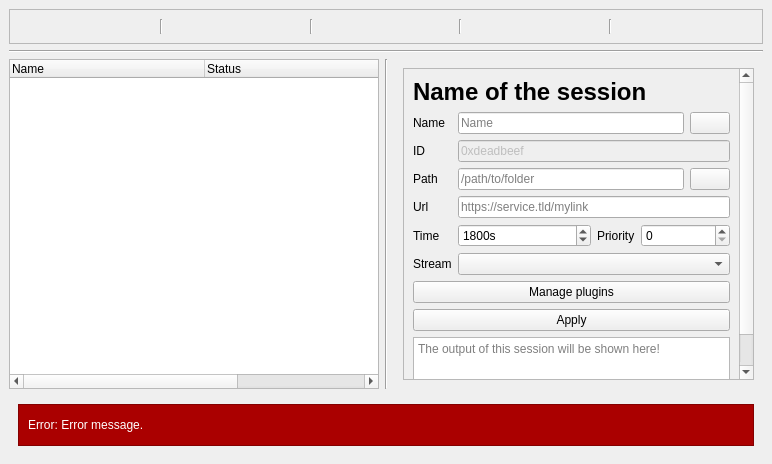
<?xml version="1.0" encoding="UTF-8"?>
<ui version="4.0">
 <class>MainWindow</class>
 <widget class="QMainWindow" name="MainWindow">
  <property name="geometry">
   <rect>
    <x>0</x>
    <y>0</y>
    <width>772</width>
    <height>464</height>
   </rect>
  </property>
  <property name="windowTitle">
   <string>CloudBird</string>
  </property>
  <widget class="QWidget" name="Main">
   <layout class="QGridLayout" name="gridLayout">
    <item row="0" column="0">
     <layout class="QHBoxLayout" name="Header">
      <item>
       <widget class="QFrame" name="frame">
        <property name="maximumSize">
         <size>
          <width>16777215</width>
          <height>35</height>
         </size>
        </property>
        <property name="frameShape">
         <enum>QFrame::StyledPanel</enum>
        </property>
        <property name="frameShadow">
         <enum>QFrame::Raised</enum>
        </property>
        <layout class="QHBoxLayout" name="horizontalLayout_3">
         <item>
          <widget class="QPushButton" name="Add">
           <property name="font">
            <font>
             <pointsize>10</pointsize>
             <weight>75</weight>
             <bold>true</bold>
            </font>
           </property>
           <property name="text">
            <string/>
           </property>
           <property name="icon">
            <iconset resource="resources.qrc">
             <normaloff>:/icons/list-add.svg</normaloff>:/icons/list-add.svg</iconset>
           </property>
           <property name="iconSize">
            <size>
             <width>16</width>
             <height>16</height>
            </size>
           </property>
           <property name="shortcut">
            <string>Ctrl+D</string>
           </property>
           <property name="checkable">
            <bool>false</bool>
           </property>
           <property name="autoExclusive">
            <bool>false</bool>
           </property>
           <property name="autoDefault">
            <bool>false</bool>
           </property>
           <property name="default">
            <bool>false</bool>
           </property>
           <property name="flat">
            <bool>true</bool>
           </property>
          </widget>
         </item>
         <item>
          <widget class="Line" name="line_3">
           <property name="orientation">
            <enum>Qt::Vertical</enum>
           </property>
          </widget>
         </item>
         <item>
          <widget class="QPushButton" name="Remove">
           <property name="text">
            <string/>
           </property>
           <property name="icon">
            <iconset resource="resources.qrc">
             <normaloff>:/icons/list-remove.svg</normaloff>:/icons/list-remove.svg</iconset>
           </property>
           <property name="shortcut">
            <string/>
           </property>
           <property name="checkable">
            <bool>false</bool>
           </property>
           <property name="autoDefault">
            <bool>false</bool>
           </property>
           <property name="default">
            <bool>false</bool>
           </property>
           <property name="flat">
            <bool>true</bool>
           </property>
          </widget>
         </item>
         <item>
          <widget class="Line" name="line_4">
           <property name="orientation">
            <enum>Qt::Vertical</enum>
           </property>
          </widget>
         </item>
         <item>
          <widget class="QPushButton" name="Save">
           <property name="tabletTracking">
            <bool>false</bool>
           </property>
           <property name="autoFillBackground">
            <bool>false</bool>
           </property>
           <property name="text">
            <string/>
           </property>
           <property name="icon">
            <iconset resource="resources.qrc">
             <normaloff>:/icons/document-save-as.svg</normaloff>:/icons/document-save-as.svg</iconset>
           </property>
           <property name="shortcut">
            <string>Ctrl+S</string>
           </property>
           <property name="checkable">
            <bool>false</bool>
           </property>
           <property name="autoDefault">
            <bool>false</bool>
           </property>
           <property name="default">
            <bool>false</bool>
           </property>
           <property name="flat">
            <bool>true</bool>
           </property>
          </widget>
         </item>
         <item>
          <widget class="Line" name="line_5">
           <property name="orientation">
            <enum>Qt::Vertical</enum>
           </property>
          </widget>
         </item>
         <item>
          <widget class="QPushButton" name="Open">
           <property name="text">
            <string/>
           </property>
           <property name="icon">
            <iconset resource="resources.qrc">
             <normaloff>:/icons/document-open.svg</normaloff>:/icons/document-open.svg</iconset>
           </property>
           <property name="shortcut">
            <string>Ctrl+O</string>
           </property>
           <property name="checkable">
            <bool>false</bool>
           </property>
           <property name="autoDefault">
            <bool>false</bool>
           </property>
           <property name="default">
            <bool>false</bool>
           </property>
           <property name="flat">
            <bool>true</bool>
           </property>
          </widget>
         </item>
         <item>
          <widget class="Line" name="line_6">
           <property name="orientation">
            <enum>Qt::Vertical</enum>
           </property>
          </widget>
         </item>
         <item>
          <widget class="QPushButton" name="Help">
           <property name="font">
            <font>
             <pointsize>14</pointsize>
             <weight>75</weight>
             <bold>true</bold>
            </font>
           </property>
           <property name="text">
            <string/>
           </property>
           <property name="icon">
            <iconset resource="resources.qrc">
             <normaloff>:/icons/help.svg</normaloff>:/icons/help.svg</iconset>
           </property>
           <property name="shortcut">
            <string>F1</string>
           </property>
           <property name="flat">
            <bool>true</bool>
           </property>
          </widget>
         </item>
        </layout>
       </widget>
      </item>
     </layout>
    </item>
    <item row="3" column="0">
     <widget class="QWidget" name="ErrorZone" native="true">
      <layout class="QHBoxLayout" name="horizontalLayout">
       <item>
        <widget class="QFrame" name="ErrorFrame">
         <property name="styleSheet">
          <string notr="true">background-color: rgb(170, 0, 0);
color: rgb(255,  255, 255);
</string>
         </property>
         <property name="frameShape">
          <enum>QFrame::StyledPanel</enum>
         </property>
         <property name="frameShadow">
          <enum>QFrame::Raised</enum>
         </property>
         <layout class="QGridLayout" name="gridLayout_3">
          <item row="0" column="1">
           <widget class="QPushButton" name="CloseError">
            <property name="sizePolicy">
             <sizepolicy hsizetype="Maximum" vsizetype="Maximum">
              <horstretch>0</horstretch>
              <verstretch>0</verstretch>
             </sizepolicy>
            </property>
            <property name="text">
             <string/>
            </property>
            <property name="icon">
             <iconset resource="resources.qrc">
              <normaloff>:/icons/red-close.svg</normaloff>:/icons/red-close.svg</iconset>
            </property>
            <property name="iconSize">
             <size>
              <width>25</width>
              <height>25</height>
             </size>
            </property>
            <property name="shortcut">
             <string>Alt+Backspace</string>
            </property>
            <property name="default">
             <bool>false</bool>
            </property>
            <property name="flat">
             <bool>true</bool>
            </property>
           </widget>
          </item>
          <item row="0" column="0">
           <widget class="QLabel" name="ErrorMessage">
            <property name="text">
             <string>Error: Error message.</string>
            </property>
           </widget>
          </item>
         </layout>
        </widget>
       </item>
      </layout>
     </widget>
    </item>
    <item row="2" column="0">
     <layout class="QHBoxLayout" name="horizontalLayout_2">
      <item>
       <widget class="QTreeWidget" name="Sessions">
        <property name="autoScroll">
         <bool>true</bool>
        </property>
        <property name="textElideMode">
         <enum>Qt::ElideLeft</enum>
        </property>
        <property name="verticalScrollMode">
         <enum>QAbstractItemView::ScrollPerItem</enum>
        </property>
        <property name="indentation">
         <number>0</number>
        </property>
        <property name="uniformRowHeights">
         <bool>false</bool>
        </property>
        <property name="itemsExpandable">
         <bool>true</bool>
        </property>
        <property name="allColumnsShowFocus">
         <bool>false</bool>
        </property>
        <property name="wordWrap">
         <bool>false</bool>
        </property>
        <property name="headerHidden">
         <bool>false</bool>
        </property>
        <property name="expandsOnDoubleClick">
         <bool>true</bool>
        </property>
        <attribute name="headerVisible">
         <bool>true</bool>
        </attribute>
        <attribute name="headerDefaultSectionSize">
         <number>195</number>
        </attribute>
        <attribute name="headerHighlightSections">
         <bool>true</bool>
        </attribute>
        <column>
         <property name="text">
          <string>Name</string>
         </property>
        </column>
        <column>
         <property name="text">
          <string>Status</string>
         </property>
         <property name="textAlignment">
          <set>AlignLeading|AlignVCenter</set>
         </property>
        </column>
        <column>
         <property name="text">
          <string>ID</string>
         </property>
        </column>
       </widget>
      </item>
      <item>
       <widget class="Line" name="CenterLine">
        <property name="orientation">
         <enum>Qt::Vertical</enum>
        </property>
       </widget>
      </item>
      <item>
       <widget class="QWidget" name="SessionW" native="true">
        <layout class="QVBoxLayout" name="Session">
         <item>
          <widget class="QScrollArea" name="scrollArea">
           <property name="widgetResizable">
            <bool>true</bool>
           </property>
           <widget class="QWidget" name="scrollAreaWidgetContents">
            <property name="geometry">
             <rect>
              <x>0</x>
              <y>0</y>
              <width>335</width>
              <height>465</height>
             </rect>
            </property>
            <layout class="QGridLayout" name="gridLayout_2">
             <item row="2" column="0">
              <layout class="QFormLayout" name="formLayout">
               <item row="0" column="0">
                <widget class="QLabel" name="lName">
                 <property name="text">
                  <string>Name </string>
                 </property>
                </widget>
               </item>
               <item row="1" column="0">
                <widget class="QLabel" name="lID">
                 <property name="text">
                  <string>ID</string>
                 </property>
                </widget>
               </item>
               <item row="1" column="1">
                <widget class="QLineEdit" name="ID">
                 <property name="enabled">
                  <bool>false</bool>
                 </property>
                 <property name="text">
                  <string>0xdeadbeef</string>
                 </property>
                 <property name="frame">
                  <bool>true</bool>
                 </property>
                 <property name="readOnly">
                  <bool>true</bool>
                 </property>
                </widget>
               </item>
               <item row="2" column="0">
                <widget class="QLabel" name="lPath">
                 <property name="text">
                  <string>Path</string>
                 </property>
                </widget>
               </item>
               <item row="2" column="1">
                <layout class="QHBoxLayout" name="horizontalLayout_5">
                 <item>
                  <widget class="QLineEdit" name="Path">
                   <property name="placeholderText">
                    <string>/path/to/folder</string>
                   </property>
                  </widget>
                 </item>
                 <item>
                  <widget class="QPushButton" name="GetPath">
                   <property name="text">
                    <string/>
                   </property>
                   <property name="icon">
                    <iconset resource="resources.qrc">
                     <normaloff>:/icons/folder.svg</normaloff>:/icons/folder.svg</iconset>
                   </property>
                  </widget>
                 </item>
                </layout>
               </item>
               <item row="3" column="0">
                <widget class="QLabel" name="lUrl">
                 <property name="text">
                  <string>Url</string>
                 </property>
                </widget>
               </item>
               <item row="3" column="1">
                <widget class="QLineEdit" name="Url">
                 <property name="placeholderText">
                  <string>https://service.tld/mylink</string>
                 </property>
                </widget>
               </item>
               <item row="4" column="0">
                <widget class="QLabel" name="lTime">
                 <property name="text">
                  <string>Time</string>
                 </property>
                </widget>
               </item>
               <item row="4" column="1">
                <layout class="QHBoxLayout" name="horizontalLayout_4">
                 <item>
                  <widget class="QSpinBox" name="Time">
                   <property name="sizePolicy">
                    <sizepolicy hsizetype="Expanding" vsizetype="Fixed">
                     <horstretch>0</horstretch>
                     <verstretch>0</verstretch>
                    </sizepolicy>
                   </property>
                   <property name="suffix">
                    <string>s</string>
                   </property>
                   <property name="maximum">
                    <number>1000000000</number>
                   </property>
                   <property name="singleStep">
                    <number>60</number>
                   </property>
                   <property name="value">
                    <number>1800</number>
                   </property>
                  </widget>
                 </item>
                 <item>
                  <layout class="QFormLayout" name="formLayout_6">
                   <item row="1" column="0">
                    <widget class="QLabel" name="lPriority">
                     <property name="text">
                      <string>Priority</string>
                     </property>
                    </widget>
                   </item>
                   <item row="1" column="1">
                    <widget class="QSpinBox" name="Priority">
                     <property name="sizePolicy">
                      <sizepolicy hsizetype="Expanding" vsizetype="Fixed">
                       <horstretch>0</horstretch>
                       <verstretch>0</verstretch>
                      </sizepolicy>
                     </property>
                    </widget>
                   </item>
                  </layout>
                 </item>
                </layout>
               </item>
               <item row="5" column="0">
                <widget class="QLabel" name="lStream">
                 <property name="text">
                  <string>Stream</string>
                 </property>
                </widget>
               </item>
               <item row="5" column="1">
                <widget class="QComboBox" name="Stream">
                 <property name="sizePolicy">
                  <sizepolicy hsizetype="Expanding" vsizetype="Fixed">
                   <horstretch>0</horstretch>
                   <verstretch>0</verstretch>
                  </sizepolicy>
                 </property>
                 <property name="minimumSize">
                  <size>
                   <width>0</width>
                   <height>0</height>
                  </size>
                 </property>
                 <property name="maxVisibleItems">
                  <number>10</number>
                 </property>
                 <property name="minimumContentsLength">
                  <number>0</number>
                 </property>
                 <property name="placeholderText">
                  <string>Stream</string>
                 </property>
                </widget>
               </item>
               <item row="0" column="1">
                <layout class="QHBoxLayout" name="horizontalLayout_6">
                 <item>
                  <widget class="QLineEdit" name="Name">
                   <property name="text">
                    <string/>
                   </property>
                   <property name="placeholderText">
                    <string>Name</string>
                   </property>
                  </widget>
                 </item>
                 <item>
                  <widget class="QPushButton" name="Toggle">
                   <property name="text">
                    <string/>
                   </property>
                   <property name="icon">
                    <iconset resource="resources.qrc">
                     <normaloff>:/icons/turnon.svg</normaloff>:/icons/turnon.svg</iconset>
                   </property>
                   <property name="checkable">
                    <bool>true</bool>
                   </property>
                  </widget>
                 </item>
                </layout>
               </item>
              </layout>
             </item>
             <item row="4" column="0">
              <widget class="QPushButton" name="Apply">
               <property name="text">
                <string>Apply</string>
               </property>
              </widget>
             </item>
             <item row="5" column="0">
              <widget class="QTextEdit" name="Output">
               <property name="sizePolicy">
                <sizepolicy hsizetype="Expanding" vsizetype="Expanding">
                 <horstretch>0</horstretch>
                 <verstretch>0</verstretch>
                </sizepolicy>
               </property>
               <property name="html">
                <string>&lt;!DOCTYPE HTML PUBLIC &quot;-//W3C//DTD HTML 4.0//EN&quot; &quot;http://www.w3.org/TR/REC-html40/strict.dtd&quot;&gt;
&lt;html&gt;&lt;head&gt;&lt;meta name=&quot;qrichtext&quot; content=&quot;1&quot; /&gt;&lt;style type=&quot;text/css&quot;&gt;
p, li { white-space: pre-wrap; }
&lt;/style&gt;&lt;/head&gt;&lt;body style=&quot; font-family:'Noto Sans'; font-size:10pt; font-weight:400; font-style:normal;&quot;&gt;
&lt;p style=&quot;-qt-paragraph-type:empty; margin-top:0px; margin-bottom:0px; margin-left:0px; margin-right:0px; -qt-block-indent:0; text-indent:0px;&quot;&gt;&lt;br /&gt;&lt;/p&gt;&lt;/body&gt;&lt;/html&gt;</string>
               </property>
               <property name="placeholderText">
                <string>The output of this session will be shown here!</string>
               </property>
              </widget>
             </item>
             <item row="3" column="0">
              <widget class="QPushButton" name="Addons">
               <property name="text">
                <string>Manage plugins</string>
               </property>
              </widget>
             </item>
             <item row="0" column="0">
              <layout class="QHBoxLayout" name="horizontalLayout_7">
               <item>
                <widget class="QLabel" name="SessionName">
                 <property name="font">
                  <font>
                   <pointsize>18</pointsize>
                   <weight>75</weight>
                   <bold>true</bold>
                  </font>
                 </property>
                 <property name="text">
                  <string>Name of the session</string>
                 </property>
                </widget>
               </item>
               <item>
                <spacer name="horizontalSpacer">
                 <property name="orientation">
                  <enum>Qt::Horizontal</enum>
                 </property>
                 <property name="sizeHint" stdset="0">
                  <size>
                   <width>40</width>
                   <height>20</height>
                  </size>
                 </property>
                </spacer>
               </item>
               <item>
                <widget class="QPushButton" name="CloseTab">
                 <property name="sizePolicy">
                  <sizepolicy hsizetype="Maximum" vsizetype="Maximum">
                   <horstretch>0</horstretch>
                   <verstretch>0</verstretch>
                  </sizepolicy>
                 </property>
                 <property name="text">
                  <string/>
                 </property>
                 <property name="icon">
                  <iconset resource="resources.qrc">
                   <normaloff>:/icons/red-close.svg</normaloff>:/icons/red-close.svg</iconset>
                 </property>
                 <property name="iconSize">
                  <size>
                   <width>16</width>
                   <height>16</height>
                  </size>
                 </property>
                 <property name="flat">
                  <bool>true</bool>
                 </property>
                </widget>
               </item>
              </layout>
             </item>
            </layout>
           </widget>
          </widget>
         </item>
        </layout>
       </widget>
      </item>
     </layout>
    </item>
    <item row="1" column="0">
     <widget class="Line" name="HeaderLine">
      <property name="orientation">
       <enum>Qt::Horizontal</enum>
      </property>
     </widget>
    </item>
   </layout>
  </widget>
 </widget>
 <resources>
  <include location="resources.qrc"/>
 </resources>
 <connections>
  <connection>
   <sender>CloseTab</sender>
   <signal>pressed()</signal>
   <receiver>SessionW</receiver>
   <slot>hide()</slot>
   <hints>
    <hint type="sourcelabel">
     <x>705</x>
     <y>92</y>
    </hint>
    <hint type="destinationlabel">
     <x>397</x>
     <y>151</y>
    </hint>
   </hints>
  </connection>
  <connection>
   <sender>CloseTab</sender>
   <signal>pressed()</signal>
   <receiver>CenterLine</receiver>
   <slot>hide()</slot>
   <hints>
    <hint type="sourcelabel">
     <x>704</x>
     <y>104</y>
    </hint>
    <hint type="destinationlabel">
     <x>387</x>
     <y>113</y>
    </hint>
   </hints>
  </connection>
  <connection>
   <sender>CloseError</sender>
   <signal>pressed()</signal>
   <receiver>ErrorZone</receiver>
   <slot>close()</slot>
   <hints>
    <hint type="sourcelabel">
     <x>734</x>
     <y>422</y>
    </hint>
    <hint type="destinationlabel">
     <x>694</x>
     <y>457</y>
    </hint>
   </hints>
  </connection>
 </connections>
</ui>
